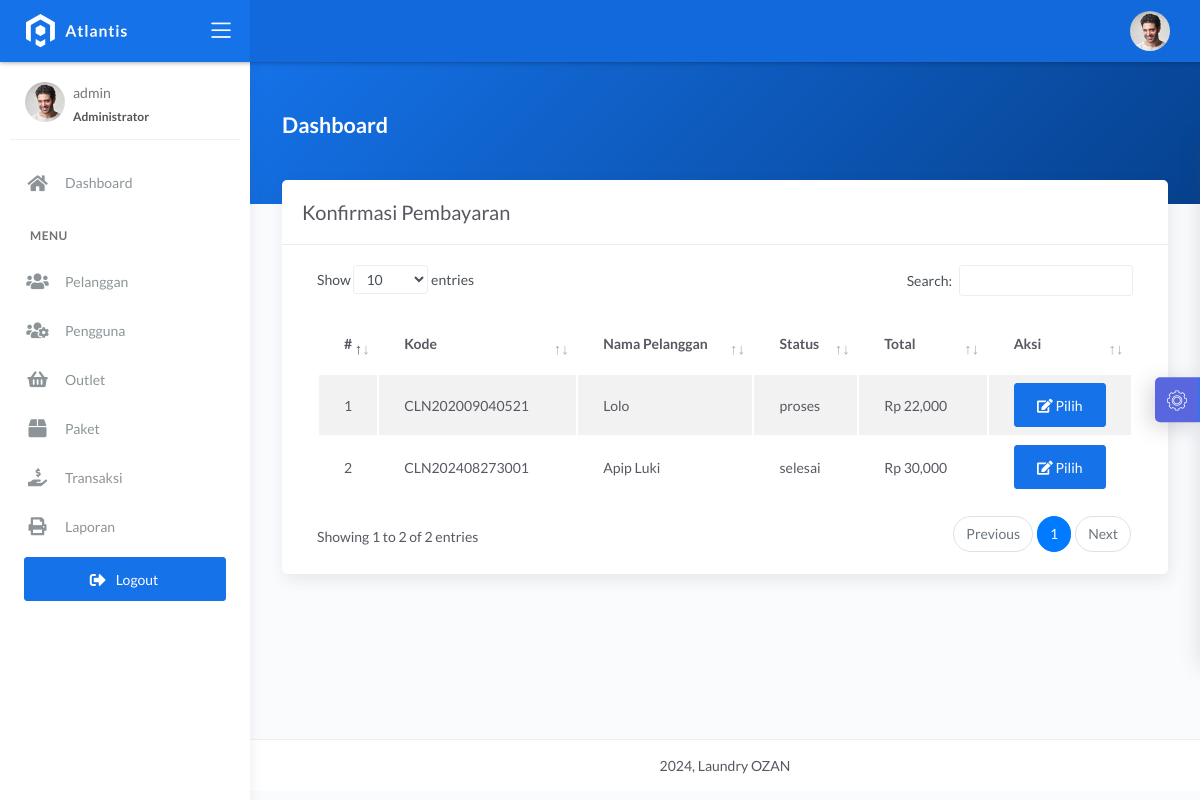
The page /admin/konfirmasi.php (signed in) on the database its author committed.
### tables this page shows
CREATE TABLE `transaksi` (
  `id_transaksi` int(11) NOT NULL,
  `outlet_id` int(11) DEFAULT NULL,
  `kode_invoice` varchar(228) DEFAULT NULL,
  `id_pelanggan` int(11) DEFAULT NULL,
  `tgl` datetime DEFAULT NULL,
  `batas_waktu` datetime DEFAULT NULL,
  `tgl_pembayaran` datetime DEFAULT NULL,
  `biaya_tambahan` int(11) DEFAULT NULL,
  `diskon` double DEFAULT NULL,
  `pajak` int(11) DEFAULT NULL,
  `status` enum('baru','proses','selesai','diambil') DEFAULT NULL,
  `status_bayar` enum('dibayar','belum') DEFAULT NULL,
  `id_user` int(11) DEFAULT NULL
);

CREATE TABLE `pelanggan` (
  `id_pelanggan` int(11) NOT NULL,
  `nama_pelanggan` varchar(228) NOT NULL,
  `alamat_pelanggan` text NOT NULL,
  `jenis_kelamin` enum('L','P') NOT NULL,
  `telp_pelanggan` varchar(15) NOT NULL,
  `no_ktp` varchar(30) NOT NULL
);

CREATE TABLE `detail_transaksi` (
  `id_detail` int(11) NOT NULL,
  `id_transaksi` int(11) NOT NULL,
  `id_paket` int(11) NOT NULL,
  `qty` double NOT NULL,
  `total_harga` double NOT NULL,
  `keterangan` text NOT NULL,
  `total_bayar` int(11) NOT NULL
);

### admin/konfirmasi.php (the view, shortened to what this page needs)
<?php
$title = 'Konfirmasi Pembayaran';
require 'koneksi.php';
$data = mysqli_query($conn, "SELECT transaksi.*, pelanggan.nama_pelanggan, detail_transaksi.total_harga FROM transaksi INNER JOIN pelanggan ON pelanggan.id_pelanggan = transaksi.id_pelanggan INNER JOIN detail_transaksi ON detail_transaksi.id_transaksi = transaksi.id_transaksi WHERE transaksi.status_bayar = 'belum'");
require 'header.php';
?>
<div class="panel-header bg-primary-gradient">
    <div class="page-inner py-5">
        <div class="d-flex align-items-left align-items-md-center flex-column flex-md-row">
            <div>
                <h2 class="text-white pb-2 fw-bold">Dashboard</h2>
            </div>
        </div>
    </div>
</div>
<div class="page-inner mt--5">
    <diva class="row">
        <div class="col-md-12">
            <div class="card">
                <div class="card-header">
                    <div class="d-flex align-items-center">
                        <h4 class="card-title"><?= $title; ?></h4>
                    </div>
                </div>
                <div class="card-body">
                    <div class="table-responsive">
                        <table id="basic-datatables" class="display table table-striped table-hover">
                            <thead>
                                <tr>
                                    <th style="width: 7%">#</th>
                                    <th>Kode</th>
                                    <th>Nama Pelanggan</th>
                                    <th>Status</th>
                                    <th>Total</th>
                                    <th style="width: 5%;">Aksi</th>
                                </tr>
                            </thead>
                            <tbody>
                                <?php
                                $no = 1;
                                if (mysqli_num_rows($data) > 0) {
                                    while ($trans = mysqli_fetch_assoc($data)) {
                                ?>
                                        <tr>
                                            <td><?= $no++; ?></td>
                                            <td><?= $trans['kode_invoice']; ?></td>
                                            <td><?= $trans['nama_pelanggan']; ?></td>
                                            <td><?= $trans['status']; ?></td>
                                            <td><?= 'Rp ' . number_format($trans['total_harga']); ?></td>
                                            <td>
                                                <div class="form-button-action">
                                                    <a href="bayar.php?id=<?= $trans['id_transaksi']; ?>" type="button" data-toggle="tooltip" title="" class="btn btn-primary" data-original-title="Detail">
                                                        <i class="fa fa-edit"></i> Pilih
                                                    </a>
                                                </div>
                                            </td>
                                        </tr>
                                <?php }
                                }
                                ?>
                            </tbody>
                        </table>
                    </div>
                </div>
            </div>
        </div>
</div>
</div>
<?php
require 'footer.php';
?>

### rows shown on the page
transaksi: kode_invoice "CLN202009040521", id_pelanggan.nama_pelanggan "Lolo", status "proses", detail_transaksi.total_harga "22,000"
transaksi: kode_invoice "CLN202408273001", id_pelanggan.nama_pelanggan "Apip Luki", status "selesai", detail_transaksi.total_harga "30,000"

### other values the page prints
$_SESSION['username'] "admin"
$title "Konfirmasi Pembayaran"
